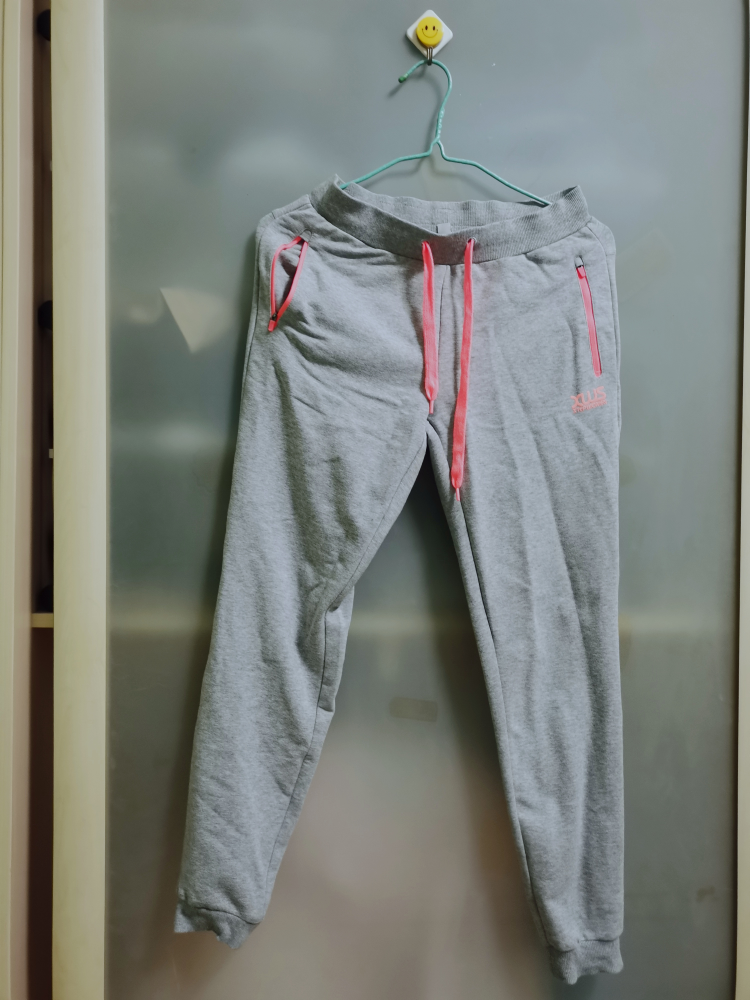
#> input picture pictures/pants/21.jpg, 3000 x 4000 px (shown at 1/4 size); its folder holds 4 pictures in this run
$ python sometest.py   (older library calls are emulated)
#> lines starting #> are read from the running program, lines starting #| are printed output that depends on the picture
from PIL import Image

from pathlib import Path

clo = Path("./pictures/pants")

for c in clo.iterdir():
    print(c.as_posix())
    im = Image.open(c.as_posix())
#> im is the input picture: PIL image 3000x4000 RGB; mean R, G, B 125, 129.1, 124
    (x, y) = im.size # 读取图片大小
#> x = 3000; y = 4000
    new_x = 750
    new_y = 1038
    out = im.resize((new_x, new_y), Image.ANTIALIAS)
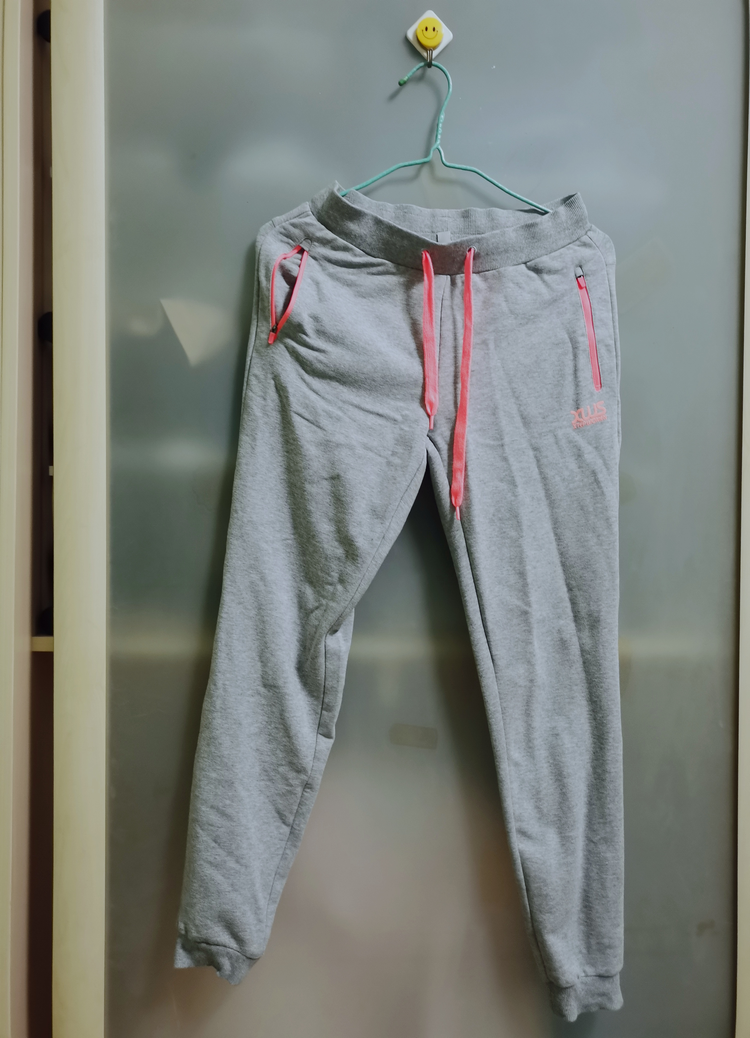
#> out: PIL image 750x1038 RGB; mean R, G, B 125, 129.1, 124
    out.save(f"./pants/{c.name}")
#> pass 2 of the loop `for c in clo.iterdir():`:
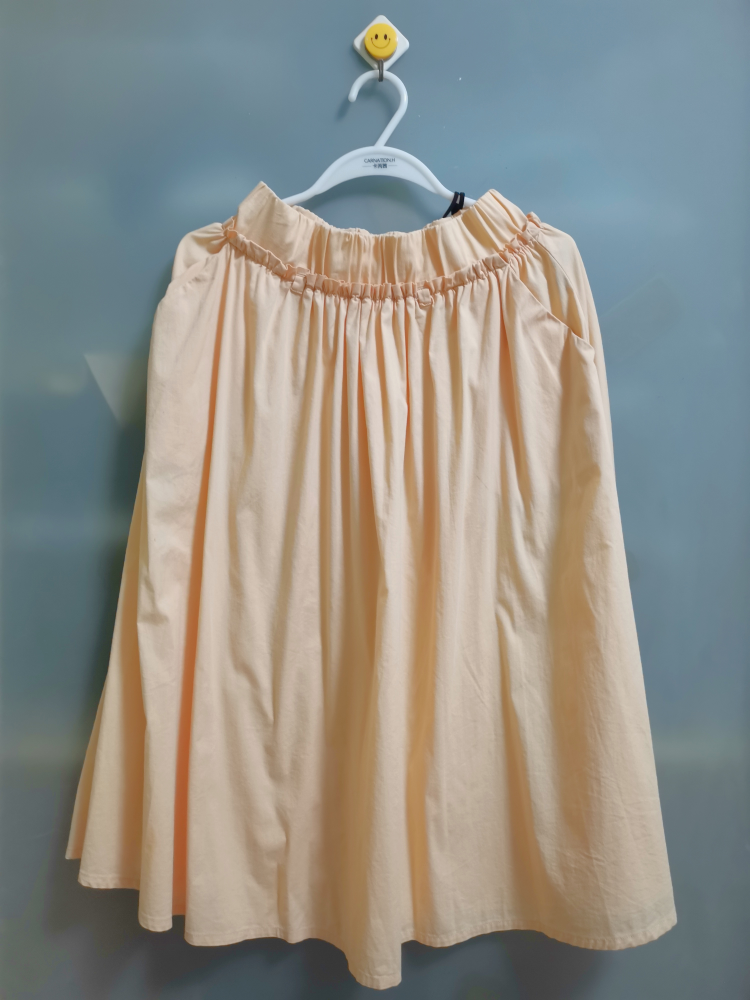
#> input picture pictures/pants/41.jpg, 3000 x 4000 px (shown at 1/4 size)
#> im is the input picture: PIL image 3000x4000 RGB; mean R, G, B 143.5, 142.8, 136
#> `out = im.resize((new_x, new_y), Image.ANTIALIAS)`:
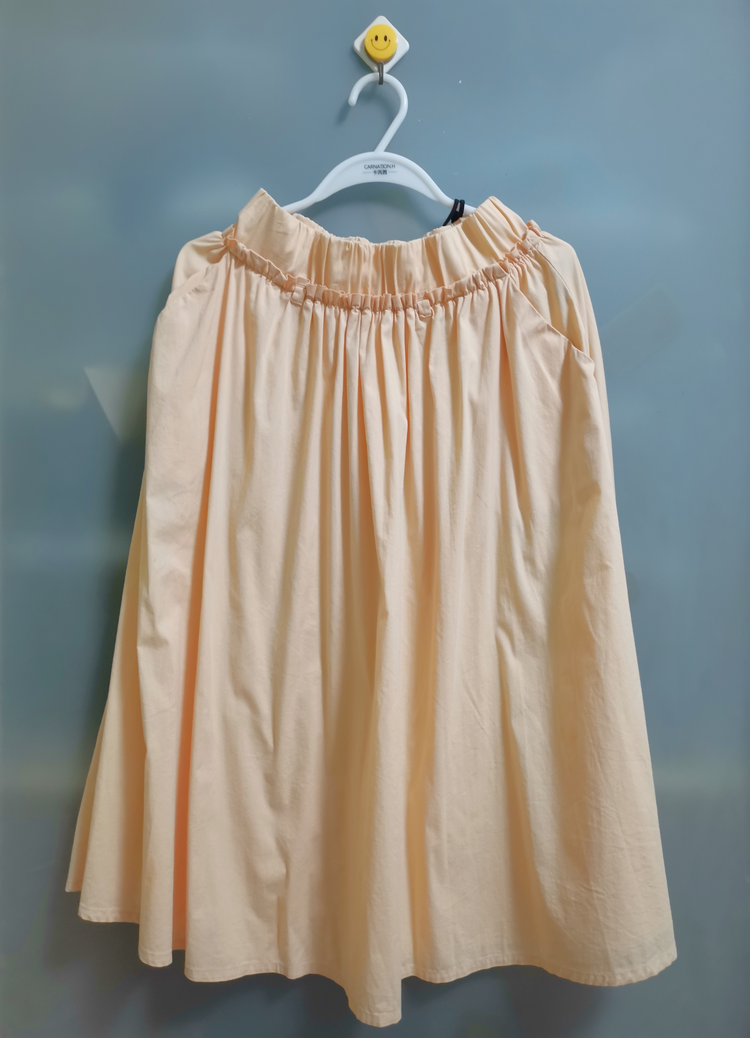
#> out: PIL image 750x1038 RGB; mean R, G, B 143.5, 142.8, 136
#> pass 3 of the loop `for c in clo.iterdir():`:
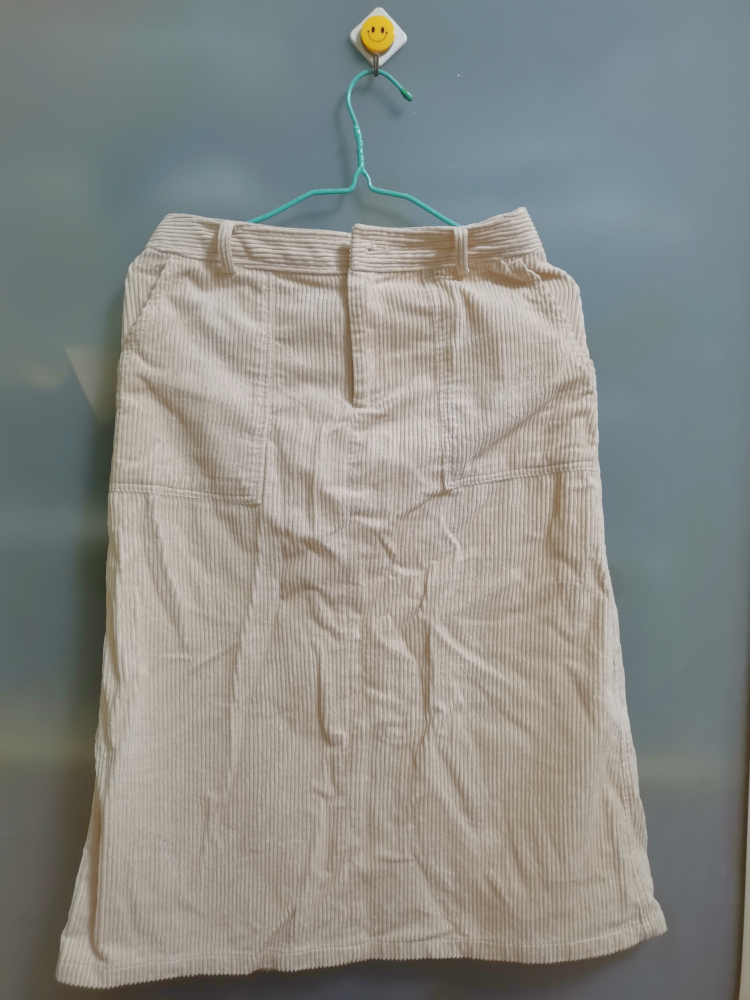
#> input picture pictures/pants/42.jpg, 3000 x 4000 px (shown at 1/4 size)
#> im is the input picture: PIL image 3000x4000 RGB; mean R, G, B 137.8, 139.3, 134.9
#> `out = im.resize((new_x, new_y), Image.ANTIALIAS)`:
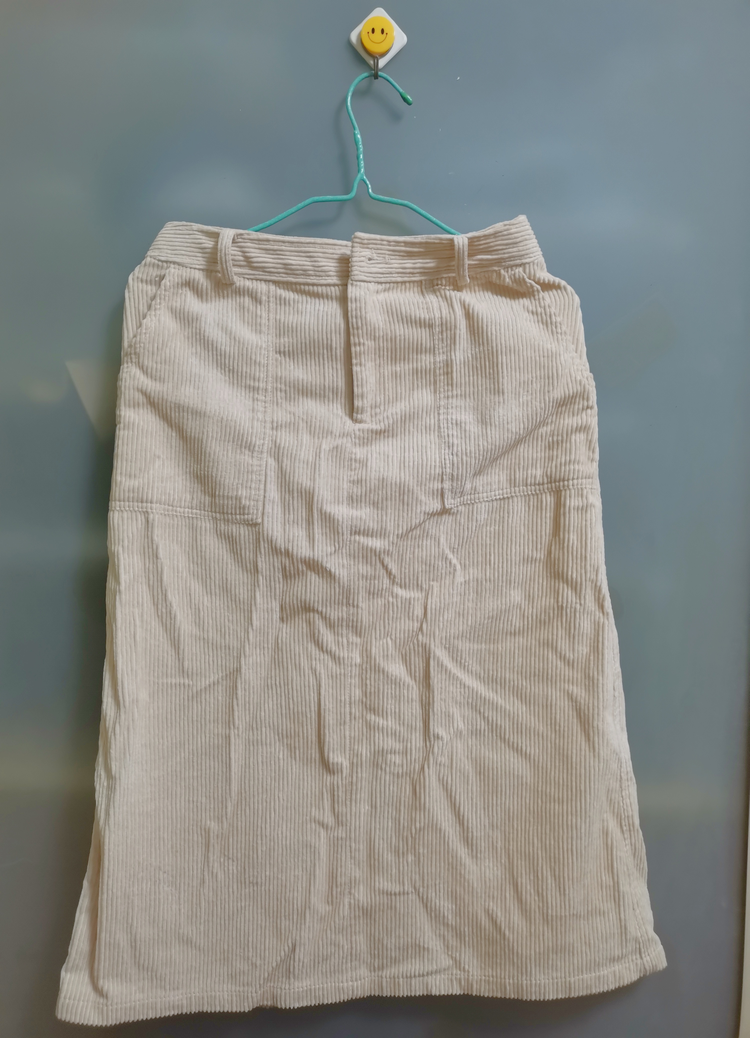
#> out: PIL image 750x1038 RGB; mean R, G, B 137.8, 139.3, 134.9
#> the loop made 4 passes; the first 3 are shown
